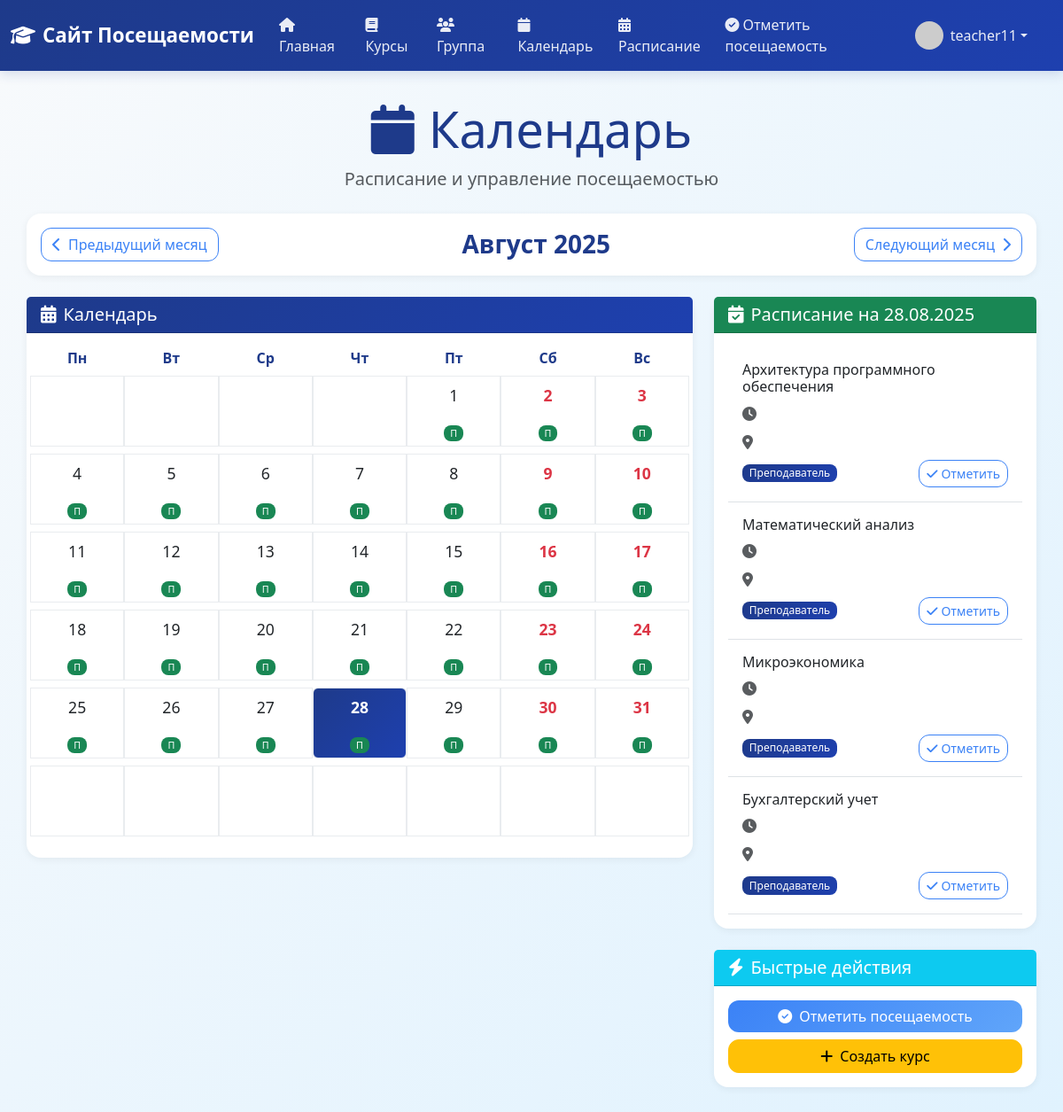
Screenshot of /calendar (signed in) with the database file from the repository.
### app/models.py (models this page shows, shortened)
class User(UserMixin, db.Model):
    id: so.Mapped[int] = so.mapped_column(primary_key=True)
    username: so.Mapped[str] = so.mapped_column(sa.String(64), index=True, unique=True)
    email: so.Mapped[str] = so.mapped_column(sa.String(120), index=True, unique=True)
    password_hash: so.Mapped[Optional[str]] = so.mapped_column(sa.String(256))
    role: so.Mapped[str] = so.mapped_column(sa.String(20), default='student')
    about_me: so.Mapped[Optional[str]] = so.mapped_column(sa.String(140))
    last_seen: so.Mapped[Optional[datetime]] = so.mapped_column(default=lambda: datetime.now(timezone.utc))
    sent_messages: so.Mapped[List['Message']] = so.relationship(
        'Message',
        foreign_keys='Message.sender_id',
        back_populates='sender'
    )
    received_messages: so.Mapped[List['Message']] = so.relationship(
        'Message',
        foreign_keys='Message.recipient_id',
        back_populates='recipient'
    )
    teaching_courses: so.Mapped[List['Course']] = so.relationship(
        secondary=teacher_course_association,
        back_populates='teachers',
        collection_class=list
    )
    enrolled_courses: so.Mapped[List['Course']] = so.relationship(
        secondary=student_course_association,
        back_populates='students',
        collection_class=list,
        lazy='joined'
    )
    favorite_courses: so.Mapped[List['Course']] = so.relationship(
        secondary=user_favorites_association,
        back_populates='favorited_by',
        collection_class=list
    )
    group: so.Mapped[Optional['Group']] = so.relationship(
        secondary=student_group_association,
        back_populates='students',
        uselist=False
    )
    attendance_records: so.WriteOnlyMapped['AttendanceRecord'] = so.relationship(
        back_populates='student',
        cascade="all, delete-orphan"
    )
    news_posts: so.Mapped[List['News']] = so.relationship(
        back_populates='author',
        cascade="all, delete-orphan"
    )
    def avatar(self, size: int) -> str:
        digest = md5(self.email.lower().encode('utf-8')).hexdigest()
        return f'https://www.gravatar.com/avatar/{digest}?d=identicon&s={size}'

class Course(db.Model):
    id: so.Mapped[int] = so.mapped_column(primary_key=True)
    name: so.Mapped[str] = so.mapped_column(sa.String(100), unique=True, index=True)
    description: so.Mapped[Optional[str]] = so.mapped_column(sa.String(256))
    teachers: so.Mapped[List['User']] = so.relationship(
        secondary=teacher_course_association,
        back_populates='teaching_courses',
        collection_class=list
    )
    students: so.Mapped[List['User']] = so.relationship(
        secondary=student_course_association,
        back_populates='enrolled_courses',
        collection_class=list,
        lazy='joined'
    )
    favorited_by: so.Mapped[List['User']] = so.relationship(
        secondary=user_favorites_association,
        back_populates='favorite_courses',
        collection_class=list
    )
    attendance_records: so.WriteOnlyMapped['AttendanceRecord'] = so.relationship(
        back_populates='course',
        cascade="all, delete-orphan"
    )

### app/routes.py (the view)
@app.route('/calendar')
@login_required
def calendar():
    current_date = datetime.now()
    year = request.args.get('year', current_date.year, type=int)
    month = request.args.get('month', current_date.month, type=int)
    if month < 1 or month > 12:
        month = 1
    if year < 1900 or year > 2100:
        year = current_date.year
    user_courses = get_user_courses(current_user)
    schedule_data = {
        'courses': user_courses,
        'role': current_user.role
    }
    selected_date = current_date
    return render_template('calendar.html',
                         title='Календарь',
                         year=year,
                         month=month,
                         current_date=current_date,
                         selected_date=selected_date,
                         schedule_data=schedule_data,
                         datetime=datetime,
                         timedelta=timedelta)

### app/templates/calendar.html (shortened to what this page needs)
{% extends "base.html" %}
{% block content %}
<div class="container">
    <div class="text-center mb-4">
        <h1 class="display-4 text-primary">
            <i class="fas fa-calendar me-3"></i>Календарь
        </h1>
        <p class="lead text-muted">Расписание и управление посещаемостью</p>
    </div>
    <div class="row mb-4">
        <div class="col-12">
            <div class="card border-0 shadow-sm">
                <div class="card-body">
                    <div class="d-flex justify-content-between align-items-center">
                        <a href="{{ url_for('calendar', year=year-1 if month == 1 else year, month=12 if month == 1 else month-1) }}"
                           class="btn btn-outline-primary">
                            <i class="fas fa-chevron-left me-2"></i>Предыдущий месяц
                        </a>
                        <h3 class="mb-0 text-primary">
                            {% set months = ['Январь', 'Февраль', 'Март', 'Апрель', 'Май', 'Июнь',
                                           'Июль', 'Август', 'Сентябрь', 'Октябрь', 'Ноябрь', 'Декабрь'] %}
                            {{ months[month-1] }} {{ year }}
                        </h3>
                        <a href="{{ url_for('calendar', year=year+1 if month == 12 else year, month=1 if month == 12 else month+1) }}"
                           class="btn btn-outline-primary">
                            Следующий месяц<i class="fas fa-chevron-right ms-2"></i>
                        </a>
                    </div>
                </div>
            </div>
        </div>
    </div>
    <div class="row">
        <div class="col-lg-8">
            <div class="card border-0 shadow-sm">
                <div class="card-header bg-primary text-white">
                    <h5 class="mb-0">
                        <i class="fas fa-calendar-alt me-2"></i>Календарь
                    </h5>
                </div>
                <div class="card-body">
                    <div class="row mb-2">
                        {% set weekdays = ['Пн', 'Вт', 'Ср', 'Чт', 'Пт', 'Сб', 'Вс'] %}
                        {% for day in weekdays %}
                            <div class="col text-center fw-bold text-primary">
                                {{ day }}
                            </div>
                        {% endfor %}
                    </div>
                    <div class="calendar-grid">
                        {% set first_day = datetime(year, month, 1) %}
                        {% set start_weekday = first_day.weekday() %}
                        {% if month == 12 %}
                            {% set next_month = 1 %}
                            {% set next_year = year + 1 %}
                        {% else %}
                            {% set next_month = month + 1 %}
                            {% set next_year = year %}
                        {% endif %}
                        {% set last_day_of_month = datetime(next_year, next_month, 1) - timedelta(days=1) %}
                        {% set days_in_month = last_day_of_month.day %}
                        {% for week in range(6) %}
                            <div class="row mb-2">
                                {% for day in range(7) %}
                                    {% set day_number = week * 7 + day - start_weekday + 1 %}
                                    {% set is_current_month = day_number > 0 and day_number <= days_in_month %}
                                    {% set is_today = year == current_date.year and month == current_date.month and day_number == current_date.day %}
                                    {% set is_weekend = day == 5 or day == 6 %}
                                    {% set is_holiday = (month == 1 and day_number == 1) or (month == 1 and day_number == 7) or (month == 2 and day_number == 23) or (month == 3 and day_number == 8) or (month == 5 and day_number == 1) or (month == 5 and day_number == 9) or (month == 6 and day_number == 12) or (month == 11 and day_number == 4) %}
                                    <div class="col calendar-day {% if not is_current_month %}text-muted{% endif %} {% if is_today %}bg-primary text-white rounded{% endif %} {% if is_current_month and is_weekend %}weekend{% endif %} {% if is_current_month and is_holiday %}holiday{% endif %}">
                                        <div class="calendar-day-content p-2 text-center position-relative">
                                            {% if is_current_month %}
                                                <div class="day-number {% if is_today %}fw-bold{% endif %}">
                                                    {{ day_number }}
                                                </div>
                                                {% if schedule_data.courses %}
                                                    <div class="schedule-indicator mt-1">
                                                        <small class="badge bg-success">П</small>
                                                    </div>
                                                {% endif %}
                                            {% endif %}
                                        </div>
                                    </div>
                                {% endfor %}
                            </div>
                        {% endfor %}
                    </div>
                </div>
            </div>
        </div>
        <div class="col-lg-4">
            <div class="card border-0 shadow-sm">
                <div class="card-header bg-success text-white">
                    <h5 class="mb-0">
                        <i class="fas fa-calendar-check me-2"></i>Расписание на {{ selected_date.strftime('%d.%m.%Y') }}
                    </h5>
                </div>
                <div class="card-body">
                    {% if schedule_data.courses %}
                        <div class="schedule-list">
                            {% for course in schedule_data.courses %}
                                <div class="schedule-item p-3 border-bottom">
                                    <h6 class="mb-2">{{ course.name }}</h6>
                                    <p class="text-muted mb-2">
                                        <i class="fas fa-clock me-1"></i>{{ course.time }}
                                    </p>
                                    <p class="text-muted mb-2">
                                        <i class="fas fa-map-marker-alt me-1"></i>{{ course.room }}
                                    </p>
                                    {% if schedule_data.role == 'teacher' %}
                                        <div class="d-flex justify-content-between align-items-center">
                                            <span class="badge bg-primary">Преподаватель</span>
                                            <a href="{{ url_for('mark_attendance') }}?course_id={{ course.id }}"
                                               class="btn btn-sm btn-outline-primary">
                                                <i class="fas fa-check me-1"></i>Отметить
                                            </a>
                                        </div>
                                    {% elif schedule_data.role == 'student' %}
                                        <span class="badge bg-success">Студент</span>
                                    {% endif %}
                                </div>
                            {% endfor %}
                        </div>
                    {% else %}
                        <p class="text-muted text-center py-4">
                            <i class="fas fa-calendar-times fa-2x mb-3"></i><br>
                            Расписание пусто
                        </p>
                    {% endif %}
                </div>
            </div>
            {% if schedule_data.role == 'teacher' %}
            <div class="card border-0 shadow-sm mt-4">
                <div class="card-header bg-info text-white">
                    <h5 class="mb-0">
                        <i class="fas fa-bolt me-2"></i>Быстрые действия
                    </h5>
                </div>
                <div class="card-body">
                    <a href="{{ url_for('mark_attendance') }}" class="btn btn-primary w-100 mb-2">
                        <i class="fas fa-check-circle me-2"></i>Отметить посещаемость
                    </a>
                    <a href="{{ url_for('create_course') }}" class="btn btn-warning w-100">
                        <i class="fas fa-plus me-2"></i>Создать курс
                    </a>
                </div>
            </div>
            {% endif %}
        </div>
    </div>
</div>
{% endblock %}

### app/templates/base.html (shortened to what this page needs)
<!doctype html>
<html lang="ru">
  <head>
    <link href="https://cdn.jsdelivr.net/npm/bootstrap@5.3.0/dist/css/bootstrap.min.css" rel="stylesheet">
    <link href="https://cdnjs.cloudflare.com/ajax/libs/font-awesome/6.4.0/css/all.min.css" rel="stylesheet">
  </head>
  <body>
    {% if current_user.is_authenticated %}
    <nav class="navbar navbar-expand-lg navbar-dark mb-4">
      <div class="container-fluid">
        <a class="navbar-brand" href="{{ url_for('index') }}">
            <i class="fas fa-graduation-cap me-2"></i>Сайт Посещаемости
        </a>
        <div class="collapse navbar-collapse" id="navbarNav">
          <ul class="navbar-nav me-auto mb-2 mb-lg-0">
            <li class="nav-item">
              <a class="nav-link" href="{{ url_for('index') }}">
                  <i class="fas fa-home me-1"></i>Главная
              </a>
            </li>
            <li class="nav-item">
                <a class="nav-link" href="{{ url_for('courses') }}">
                    <i class="fas fa-book me-1"></i>Курсы
                </a>
              </li>
              <li class="nav-item">
                <a class="nav-link" href="{{ url_for('group') }}">
                    <i class="fas fa-users me-1"></i>Группа
                </a>
              </li>
              <li class="nav-item">
                <a class="nav-link" href="{{ url_for('calendar') }}">
                    <i class="fas fa-calendar me-1"></i>Календарь
                </a>
              </li>
              <li class="nav-item">
                <a class="nav-link" href="{{ url_for('schedule') }}">
                    <i class="fas fa-calendar-alt me-1"></i>Расписание
                </a>
              </li>
              {% if current_user.role == 'teacher' %}
              <li class="nav-item">
                <a class="nav-link" href="{{ url_for('mark_attendance') }}">
                    <i class="fas fa-check-circle me-1"></i>Отметить посещаемость
                </a>
              </li>
              {% endif %}
          </ul>
          <ul class="navbar-nav ms-auto">
            <li class="nav-item dropdown">
              <a class="nav-link dropdown-toggle d-flex align-items-center" href="#"
                 id="profileDropdown" role="button" data-bs-toggle="dropdown" aria-expanded="false">
                <img src="{{ current_user.avatar(32) }}" alt="Аватар"
                     class="rounded-circle me-2" style="width: 32px; height: 32px;">
                <span>{{ current_user.username }}</span>
              </a>
            </li>
          </ul>
        </div>
      </div>
    </nav>
    {% endif %}
    <div class="container">
        {% block content %}{% endblock %}
    </div>
  </body>
</html>

### rows the page displays
User: username "teacher11"
Course: name "Архитектура программного обеспечения"
Course: name "Математический анализ"
Course: name "Микроэкономика"
Course: name "Бухгалтерский учет"

### other values shown
{{ months[month-1] }} "Август"
{{ year }} "2025"
{{ day }} "Пн" "Вт" "Ср" "Чт" "Пт" "Сб" "Вс"
{{ day_number }} "1" "2" "3" "4" "5" "6" "7" "8" "9" "10" "11" "12" "13" "14" "15" "16" "17" "18" "19" "20" "21" "22" "23" "24" "25" "26" "27" "28" "29" "30" "31"
